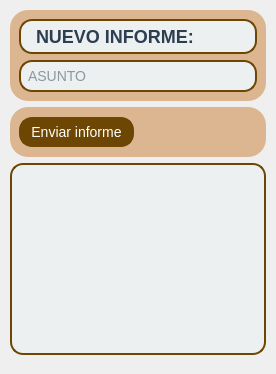
                <widget class="QWidget" name="page_2">
                 <property name="styleSheet">
                  <string notr="true">QFrame{
background-color: rgba(243, 226, 188,70);
}</string>
                 </property>
                 <layout class="QGridLayout" name="gridLayout_11" rowstretch="0" columnstretch="0">
                  <property name="leftMargin">
                   <number>0</number>
                  </property>
                  <property name="topMargin">
                   <number>0</number>
                  </property>
                  <property name="rightMargin">
                   <number>0</number>
                  </property>
                  <property name="bottomMargin">
                   <number>9</number>
                  </property>
                  <property name="horizontalSpacing">
                   <number>0</number>
                  </property>
                  <property name="verticalSpacing">
                   <number>9</number>
                  </property>
                  <item row="0" column="0">
                   <widget class="QFrame" name="frame_11">
                    <property name="styleSheet">
                     <string notr="true">QFrame{
background-color:transparent;
}</string>
                    </property>
                    <property name="frameShape">
                     <enum>QFrame::StyledPanel</enum>
                    </property>
                    <property name="frameShadow">
                     <enum>QFrame::Raised</enum>
                    </property>
                    <layout class="QVBoxLayout" name="verticalLayout_10">
                     <item>
                      <widget class="QFrame" name="frame_17">
                       <property name="styleSheet">
                        <string notr="true">QFrame{
	color: rgb(109, 70, 3);
	background-color: rgba(188, 94, 0,100);
border-radius: 18px;
}
QLineEdit {
    border: 2px solid rgb(109, 70, 3); /* Borde */
    border-radius: 13px; /* Radio de borde */
    padding: 5px; /* Espaciado interno */
    font-size: 14px; /* Tamaño de fuente */
    font-family: Arial, sans-serif; /* Fuente */
    color: #2c3e50; /* Color del texto */
    background-color: #ecf0f1; /* Color de fondo */
}

/* Estilo para QPushButton */
QPushButton {
    border: 2px solid  rgb(109, 70, 3); /* Borde */
    border-radius: 13px; /* Radio de borde */
    padding: 5px 10px; /* Espaciado interno */
    font-size: 14px; /* Tamaño de fuente */
    font-family: Arial, sans-serif; /* Fuente */
    color: #ffffff; /* Color del texto */
    background-color:  rgb(109, 70, 3); /* Color de fondo */
}

/* Estilo para QPushButton cuando se presiona */
QPushButton:pressed {
    background-color:  rgba(109, 70, 3,200); /* Cambio de color al presionar */
}

/* Estilo para QPushButton cuando el cursor está encima */
QPushButton:hover {
    background-color: rgba(109, 70, 3,150); /* Cambio de color al pasar el cursor */
    border: 2px solid  rgba(109, 70, 3,150); /* Cambio de borde al pasar el cursor */
}

/* Estilo para QComboBox */
QComboBox {
    border: 2px solid rgb(109, 70, 3); /* Borde */
    border-radius: 13px; /* Radio de borde */
    padding: 5px; /* Espaciado interno */
    font-size: 14px; /* Tamaño de fuente */
    font-family: Arial, sans-serif; /* Fuente */
    color: #2c3e50; /* Color del texto */
    background-color: #ecf0f1; /* Color de fondo */
}

/* Estilo para QComboBox cuando se despliega */
QComboBox::drop-down {
    subcontrol-origin: padding;
    subcontrol-position: right;
    width: 20px; /* Ancho del botón desplegable */
    border-left-width: 0px; /* Sin borde a la izquierda del botón */
    border-top-right-radius: 5px; /* Radio de borde superior derecho */
    border-bottom-right-radius: 5px; /* Radio de borde inferior derecho */
    background-color: rgb(109, 70, 3); /* Color de fondo del botón desplegable */
}

/* Estilo para QComboBox cuando se despliega y se presiona */
QComboBox::down-arrow {
    width: 15px; /* Ancho del icono */
    height: 15px; /* Alto del icono */
    padding-right: 5px; /* Espaciado a la derecha del icono */
}
QLabel{
color: #2c3e50; /* Color del texto */
    font-size: 18px; /* Tamaño de fuente */
    font-weight: bold; /* Negrita */
    font-family: Arial, sans-serif; /* Fuente */
    background-color: #ecf0f1; /* Color de fondo */
    border: 2px solid rgb(109, 70, 3); /* Borde */
    border-radius: 13px; /* Radio de borde */
    padding: 5px 10px; /* Espaciado interno */
}
</string>
                       </property>
                       <property name="frameShape">
                        <enum>QFrame::StyledPanel</enum>
                       </property>
                       <property name="frameShadow">
                        <enum>QFrame::Raised</enum>
                       </property>
                       <layout class="QVBoxLayout" name="verticalLayout_4">
                        <item>
                         <widget class="QLabel" name="label_7">
                          <property name="text">
                           <string>NUEVO INFORME:</string>
                          </property>
                         </widget>
                        </item>
                        <item>
                         <widget class="QLineEdit" name="AsuntoEvento">
                          <property name="placeholderText">
                           <string>ASUNTO </string>
                          </property>
                         </widget>
                        </item>
                       </layout>
                      </widget>
                     </item>
                     <item>
                      <widget class="QFrame" name="frame_19">
                       <property name="minimumSize">
                        <size>
                         <width>0</width>
                         <height>50</height>
                        </size>
                       </property>
                       <property name="styleSheet">
                        <string notr="true">QFrame{
	color: rgb(109, 70, 3);
	background-color: rgba(188, 94, 0,100);
border-radius: 18px;
}
QLineEdit {
    border: 2px solid rgb(109, 70, 3); /* Borde */
    border-radius: 13px; /* Radio de borde */
    padding: 5px; /* Espaciado interno */
    font-size: 14px; /* Tamaño de fuente */
    font-family: Arial, sans-serif; /* Fuente */
    color: #2c3e50; /* Color del texto */
    background-color: #ecf0f1; /* Color de fondo */
}

/* Estilo para QPushButton */
QPushButton {
    border: 2px solid  rgb(109, 70, 3); /* Borde */
    border-radius: 13px; /* Radio de borde */
    padding: 5px 10px; /* Espaciado interno */
    font-size: 14px; /* Tamaño de fuente */
    font-family: Arial, sans-serif; /* Fuente */
    color: #ffffff; /* Color del texto */
    background-color:  rgb(109, 70, 3); /* Color de fondo */
}

/* Estilo para QPushButton cuando se presiona */
QPushButton:pressed {
    background-color:  rgba(109, 70, 3,200); /* Cambio de color al presionar */
}

/* Estilo para QPushButton cuando el cursor está encima */
QPushButton:hover {
    background-color: rgba(109, 70, 3,150); /* Cambio de color al pasar el cursor */
    border: 2px solid  rgba(109, 70, 3,150); /* Cambio de borde al pasar el cursor */
}

/* Estilo para QComboBox */
QComboBox {
    border: 2px solid rgb(109, 70, 3); /* Borde */
    border-radius: 13px; /* Radio de borde */
    padding: 5px; /* Espaciado interno */
    font-size: 14px; /* Tamaño de fuente */
    font-family: Arial, sans-serif; /* Fuente */
    color: #2c3e50; /* Color del texto */
    background-color: #ecf0f1; /* Color de fondo */
}

/* Estilo para QComboBox cuando se despliega */
QComboBox::drop-down {
    subcontrol-origin: padding;
    subcontrol-position: right;
    width: 20px; /* Ancho del botón desplegable */
    border-left-width: 0px; /* Sin borde a la izquierda del botón */
    border-top-right-radius: 5px; /* Radio de borde superior derecho */
    border-bottom-right-radius: 5px; /* Radio de borde inferior derecho */
    background-color: rgb(109, 70, 3); /* Color de fondo del botón desplegable */
}

/* Estilo para QComboBox cuando se despliega y se presiona */
QComboBox::down-arrow {
    width: 15px; /* Ancho del icono */
    height: 15px; /* Alto del icono */
    padding-right: 5px; /* Espaciado a la derecha del icono */
}
QLabel{
color: #2c3e50; /* Color del texto */
    font-size: 18px; /* Tamaño de fuente */
    font-weight: bold; /* Negrita */
    font-family: Arial, sans-serif; /* Fuente */
    background-color: #ecf0f1; /* Color de fondo */
    border: 2px solid rgb(109, 70, 3); /* Borde */
    border-radius: 13px; /* Radio de borde */
    padding: 5px 10px; /* Espaciado interno */
}
</string>
                       </property>
                       <property name="frameShape">
                        <enum>QFrame::StyledPanel</enum>
                       </property>
                       <property name="frameShadow">
                        <enum>QFrame::Raised</enum>
                       </property>
                       <layout class="QHBoxLayout" name="horizontalLayout_23">
                        <item>
                         <widget class="QPushButton" name="Boton_enviarInforme">
                          <property name="text">
                           <string>Enviar informe</string>
                          </property>
                         </widget>
                        </item>
                        <item>
                         <spacer name="horizontalSpacer_28">
                          <property name="orientation">
                           <enum>Qt::Horizontal</enum>
                          </property>
                          <property name="sizeHint" stdset="0">
                           <size>
                            <width>40</width>
                            <height>20</height>
                           </size>
                          </property>
                         </spacer>
                        </item>
                       </layout>
                      </widget>
                     </item>
                     <item>
                      <widget class="QPlainTextEdit" name="textoInforme">
                       <property name="styleSheet">
                        <string notr="true">
    border: 2px solid rgb(109, 70, 3); /* Borde */
    border-radius: 13px; /* Radio de borde */
    padding: 5px; /* Espaciado interno */
    font-size: 14px; /* Tamaño de fuente */
    font-family: Arial, sans-serif; /* Fuente */
    color: #2c3e50; /* Color del texto */
    background-color: #ecf0f1; /* Color de fondo */


</string>
                       </property>
                       <property name="documentTitle">
                        <string/>
                       </property>
                       <property name="plainText">
                        <string/>
                       </property>
                       <property name="cursorWidth">
                        <number>1</number>
                       </property>
                      </widget>
                     </item>
                    </layout>
                   </widget>
                  </item>
                 </layout>
                </widget>
